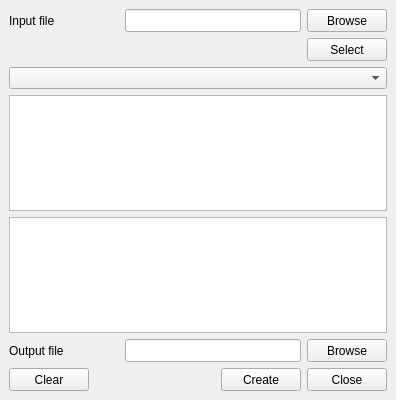
<?xml version="1.0" encoding="UTF-8"?>
<ui version="4.0">
 <class>AgglWindow</class>
 <widget class="QMainWindow" name="AgglWindow">
  <property name="geometry">
   <rect>
    <x>0</x>
    <y>0</y>
    <width>396</width>
    <height>400</height>
   </rect>
  </property>
  <property name="windowTitle">
   <string>Agglomerate</string>
  </property>
  <widget class="QWidget" name="centralwidget">
   <layout class="QVBoxLayout" name="verticalLayout">
    <item>
     <layout class="QHBoxLayout" name="agl_layout_input">
      <item>
       <widget class="QLabel" name="agl_label_input">
        <property name="minimumSize">
         <size>
          <width>110</width>
          <height>23</height>
         </size>
        </property>
        <property name="text">
         <string>Input file</string>
        </property>
       </widget>
      </item>
      <item>
       <widget class="QLineEdit" name="agl_lineEdit_input">
        <property name="minimumSize">
         <size>
          <width>100</width>
          <height>23</height>
         </size>
        </property>
        <property name="maximumSize">
         <size>
          <width>16777215</width>
          <height>16777215</height>
         </size>
        </property>
       </widget>
      </item>
      <item>
       <widget class="QPushButton" name="agl_pushButton_input">
        <property name="minimumSize">
         <size>
          <width>80</width>
          <height>23</height>
         </size>
        </property>
        <property name="text">
         <string>Browse</string>
        </property>
        <property name="autoDefault">
         <bool>true</bool>
        </property>
       </widget>
      </item>
     </layout>
    </item>
    <item>
     <layout class="QHBoxLayout" name="horizontalLayout">
      <item>
       <spacer name="horizontalSpacer_2">
        <property name="orientation">
         <enum>Qt::Horizontal</enum>
        </property>
        <property name="sizeHint" stdset="0">
         <size>
          <width>40</width>
          <height>20</height>
         </size>
        </property>
       </spacer>
      </item>
      <item>
       <widget class="QPushButton" name="pushButton">
        <property name="minimumSize">
         <size>
          <width>80</width>
          <height>23</height>
         </size>
        </property>
        <property name="text">
         <string>Select</string>
        </property>
        <property name="autoDefault">
         <bool>true</bool>
        </property>
       </widget>
      </item>
     </layout>
    </item>
    <item>
     <widget class="QComboBox" name="agl_comboBox"/>
    </item>
    <item>
     <widget class="QListWidget" name="agl_listWidget">
      <property name="editTriggers">
       <set>QAbstractItemView::NoEditTriggers</set>
      </property>
     </widget>
    </item>
    <item>
     <widget class="QTextBrowser" name="agl_textBrowser"/>
    </item>
    <item>
     <layout class="QHBoxLayout" name="agl_layout_output">
      <item>
       <widget class="QLabel" name="agl_label_output">
        <property name="minimumSize">
         <size>
          <width>110</width>
          <height>23</height>
         </size>
        </property>
        <property name="text">
         <string>Output file</string>
        </property>
       </widget>
      </item>
      <item>
       <widget class="QLineEdit" name="agl_lineEdit_output">
        <property name="minimumSize">
         <size>
          <width>100</width>
          <height>23</height>
         </size>
        </property>
        <property name="maximumSize">
         <size>
          <width>16777215</width>
          <height>16777215</height>
         </size>
        </property>
       </widget>
      </item>
      <item>
       <widget class="QPushButton" name="agl_pushButton_output">
        <property name="minimumSize">
         <size>
          <width>80</width>
          <height>23</height>
         </size>
        </property>
        <property name="text">
         <string>Browse</string>
        </property>
        <property name="autoDefault">
         <bool>true</bool>
        </property>
       </widget>
      </item>
     </layout>
    </item>
    <item>
     <layout class="QHBoxLayout" name="agl_layout_buttons">
      <item>
       <widget class="QPushButton" name="agl_pushButton_clear">
        <property name="minimumSize">
         <size>
          <width>80</width>
          <height>23</height>
         </size>
        </property>
        <property name="text">
         <string>Clear</string>
        </property>
        <property name="autoDefault">
         <bool>true</bool>
        </property>
       </widget>
      </item>
      <item>
       <spacer name="horizontalSpacer">
        <property name="orientation">
         <enum>Qt::Horizontal</enum>
        </property>
        <property name="sizeHint" stdset="0">
         <size>
          <width>40</width>
          <height>20</height>
         </size>
        </property>
       </spacer>
      </item>
      <item>
       <widget class="QPushButton" name="agl_pushButton_create">
        <property name="minimumSize">
         <size>
          <width>80</width>
          <height>23</height>
         </size>
        </property>
        <property name="maximumSize">
         <size>
          <width>16777215</width>
          <height>16777215</height>
         </size>
        </property>
        <property name="text">
         <string>Create</string>
        </property>
        <property name="autoDefault">
         <bool>true</bool>
        </property>
       </widget>
      </item>
      <item>
       <widget class="QPushButton" name="agl_pushButton_close">
        <property name="minimumSize">
         <size>
          <width>80</width>
          <height>23</height>
         </size>
        </property>
        <property name="text">
         <string>Close</string>
        </property>
        <property name="autoDefault">
         <bool>true</bool>
        </property>
       </widget>
      </item>
     </layout>
    </item>
   </layout>
  </widget>
 </widget>
 <tabstops>
  <tabstop>agl_lineEdit_input</tabstop>
  <tabstop>agl_pushButton_input</tabstop>
  <tabstop>pushButton</tabstop>
  <tabstop>agl_comboBox</tabstop>
  <tabstop>agl_listWidget</tabstop>
  <tabstop>agl_textBrowser</tabstop>
  <tabstop>agl_lineEdit_output</tabstop>
  <tabstop>agl_pushButton_output</tabstop>
  <tabstop>agl_pushButton_clear</tabstop>
  <tabstop>agl_pushButton_create</tabstop>
  <tabstop>agl_pushButton_close</tabstop>
 </tabstops>
 <resources/>
 <connections>
  <connection>
   <sender>agl_pushButton_close</sender>
   <signal>clicked()</signal>
   <receiver>AgglWindow</receiver>
   <slot>close()</slot>
   <hints>
    <hint type="sourcelabel">
     <x>344</x>
     <y>373</y>
    </hint>
    <hint type="destinationlabel">
     <x>350</x>
     <y>398</y>
    </hint>
   </hints>
  </connection>
 </connections>
</ui>
